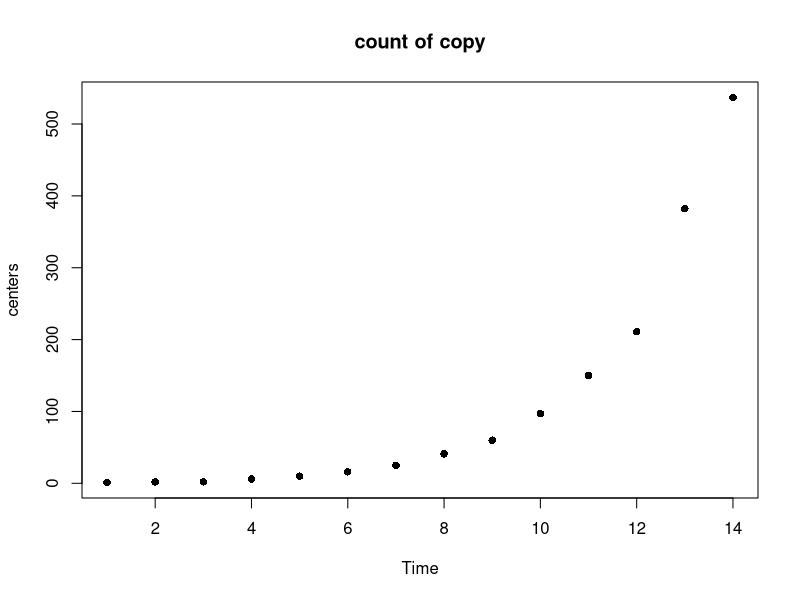
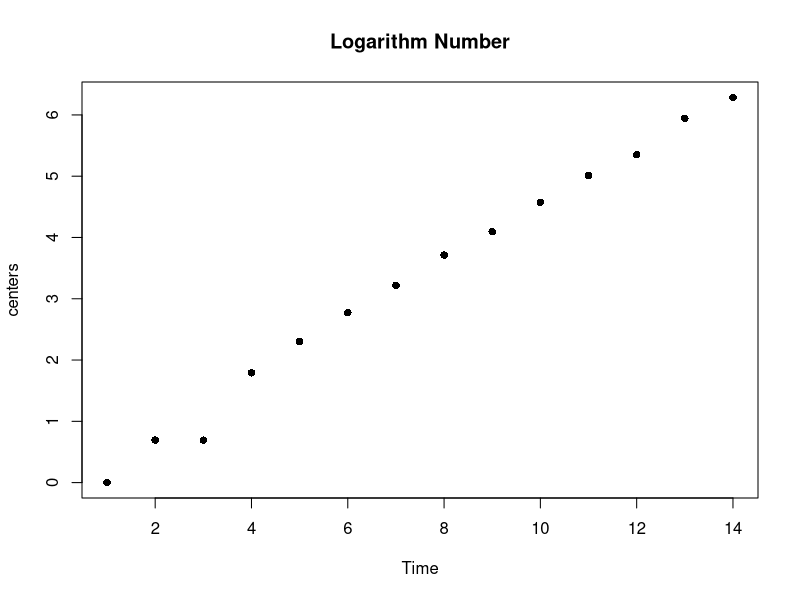

Source code (R) for these figures, in order:
#pg.no.138
options(digits=5)
data=data.frame(year=c(seq(1983,1996,1)),t=c(seq(1,14,1)),
yt=c(1,2,2,6,10,16,25,41,60,97,150,211,382,537),
lnyt=log(c(1,2,2,6,10,16,25,41,60,97,150,211,382,537)))
attach(data)
n=length(t)
a=((sum(lnyt)*sum((t)^2))-(sum(t)*sum(t*lnyt)))/((n*(sum(t^2)))-((sum(t))^2))
b=((n*sum(t*lnyt))-(sum(t)*sum(lnyt)))/((n*(sum(t^2))-(sum(t))^2))
lnyt_cap=substitute(expression(a+(b*t)), list(a=a, b=b))
esti_percentage=100*(exp(b)-1)
lny15_cap=a+(b*15)
y15_cap=exp(lny15_cap)
lnyt_cap           
plot1=plot(yt,xlab="Time",ylab="centers",main="count of copy",pch=16)
plot2=plot(lnyt,xlab="Time",ylab="centers",main="Logarithm Number",pch=16)
esti_percentage    
lny15_cap          
y15_cap                   